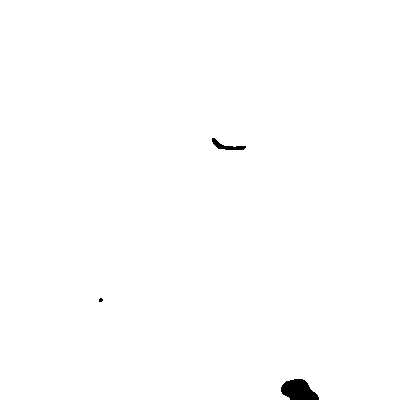
Frame 1 (no input)
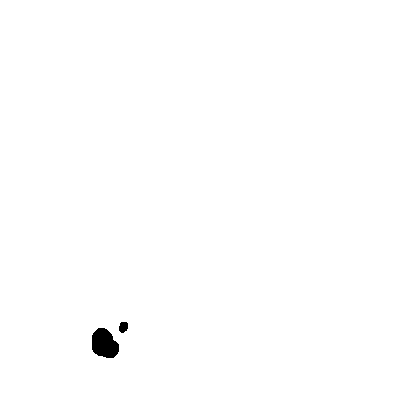
Frame 60 (the mouse pressed at the canvas centre just before this capture)
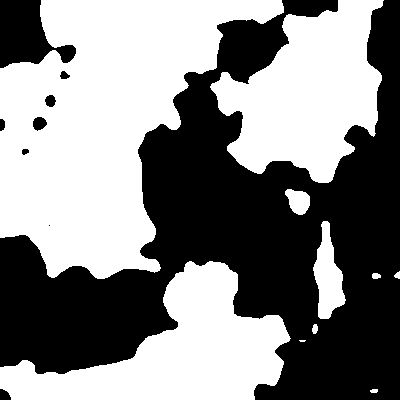
Frame 120 (the mouse held since frame 60 and released just before this capture)

The Processing sketch that drew these frames (run headless with seeded random() and noise(); from frame 60 on, the mouse is pressed at the canvas centre):

// Processing sketch: V_Noise2D
// ── V_Noise2D.pde

void setup(){
  size (400,400);
  noStroke();
  colorMode(HSB);
  
}

void draw(){
  
  
  float zoom = 100;
  
  float time = millis()/1000.0;
  
  float threshold = map(mouseX, 0, width, 0, 1);
  
  for(int x = 0; x < width; x++){
    for(int y = 0; y < width; y++){
      
      float val = map(noise (x/zoom, y/zoom, time), .2, .8, 0, 1);
      
      fill(val < threshold ? 0:255);
      rect(x,y, 1, 1);
    }
         
  }
  
}
